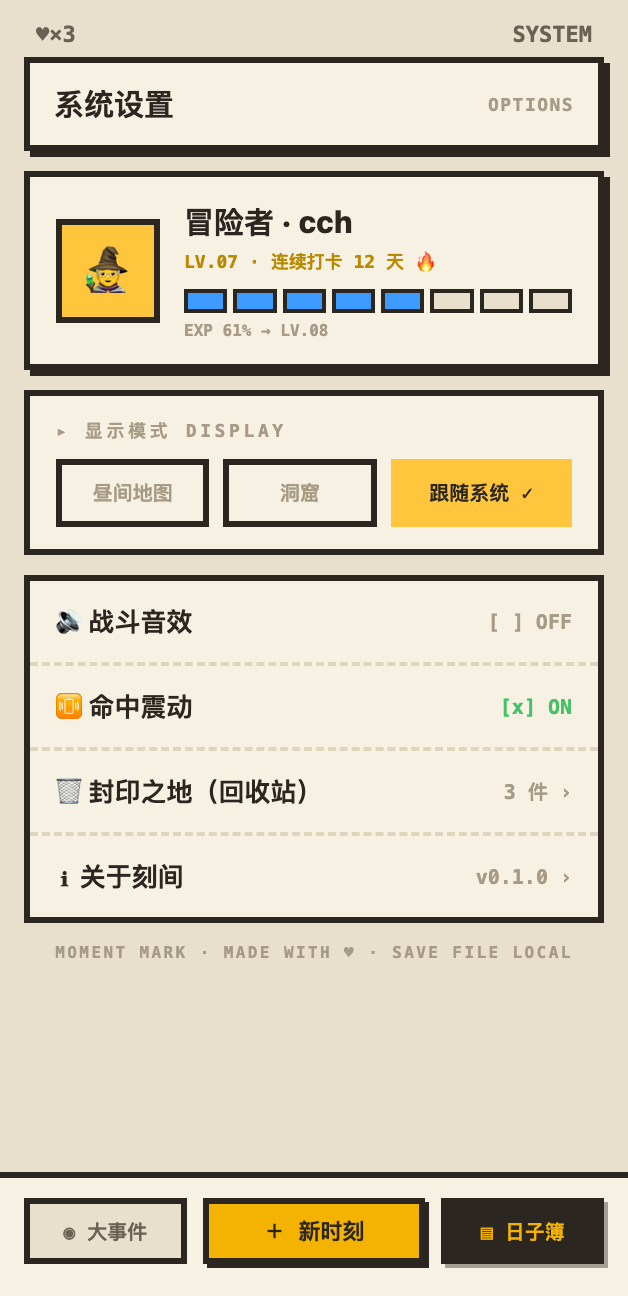
#> input picture docs/design/visual/screen-09/design.png, 628 x 1296 px
$ python _compare.py
#> lines starting #> are read from the running program, lines starting #| are printed output that depends on the picture; after the words box and inside, x2 and y2 are one past the last pixel; in counts of white or black regions, pixels touching at a corner belong together
#!/usr/bin/env python3
"""design.png vs current-implementation.png 像素级对比：
输出 metrics.json（PDR/SSIM/分通道均值差/bbox）与 diff.png（红=设计稿独有、绿=实现独有、蓝=边缘）。"""
import json
from pathlib import Path

import numpy as np
from PIL import Image
from skimage.metrics import structural_similarity

HERE = Path(__file__).resolve().parent
DESIGN = HERE / "design.png"
IMPL = HERE / "current-implementation.png"
DIFF = HERE / "diff.png"
METRICS = HERE / "metrics.json"

a = np.asarray(Image.open(DESIGN).convert("RGB"), dtype=np.int16)
b = np.asarray(Image.open(IMPL).convert("RGB"), dtype=np.int16)
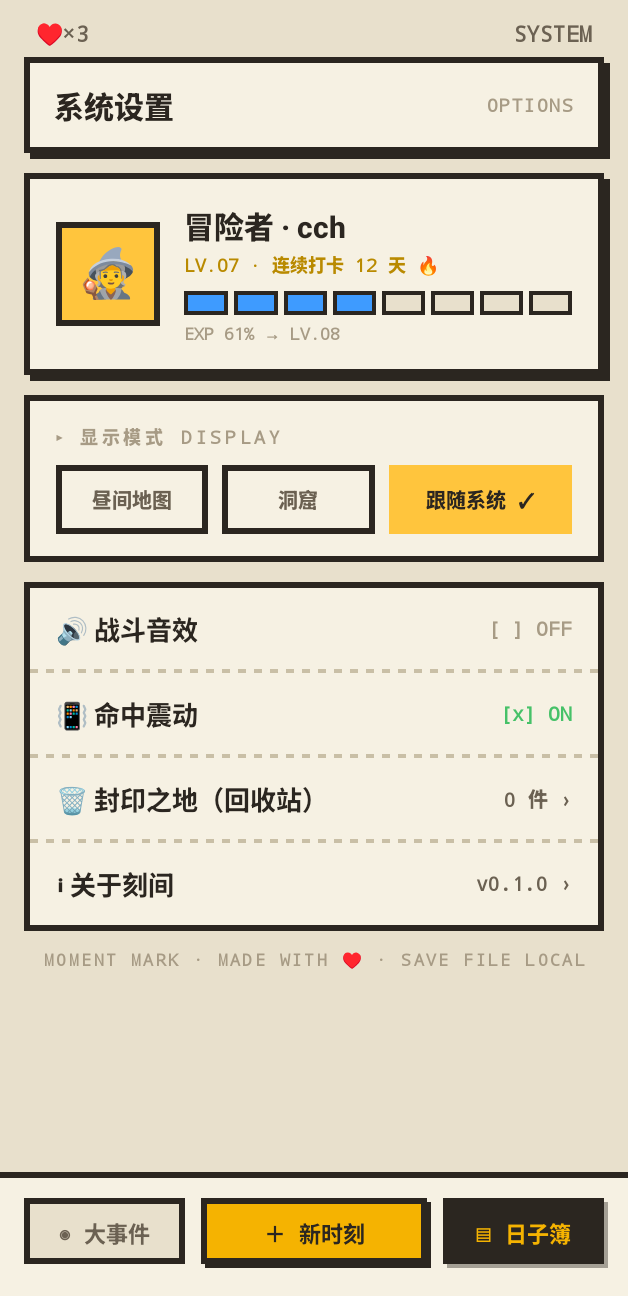
#> input picture docs/design/visual/screen-09/current-implementation.png, 628 x 1296 px
assert a.shape == b.shape, f"size mismatch design={a.shape} impl={b.shape}"

d = np.abs(a - b).astype(np.int16)
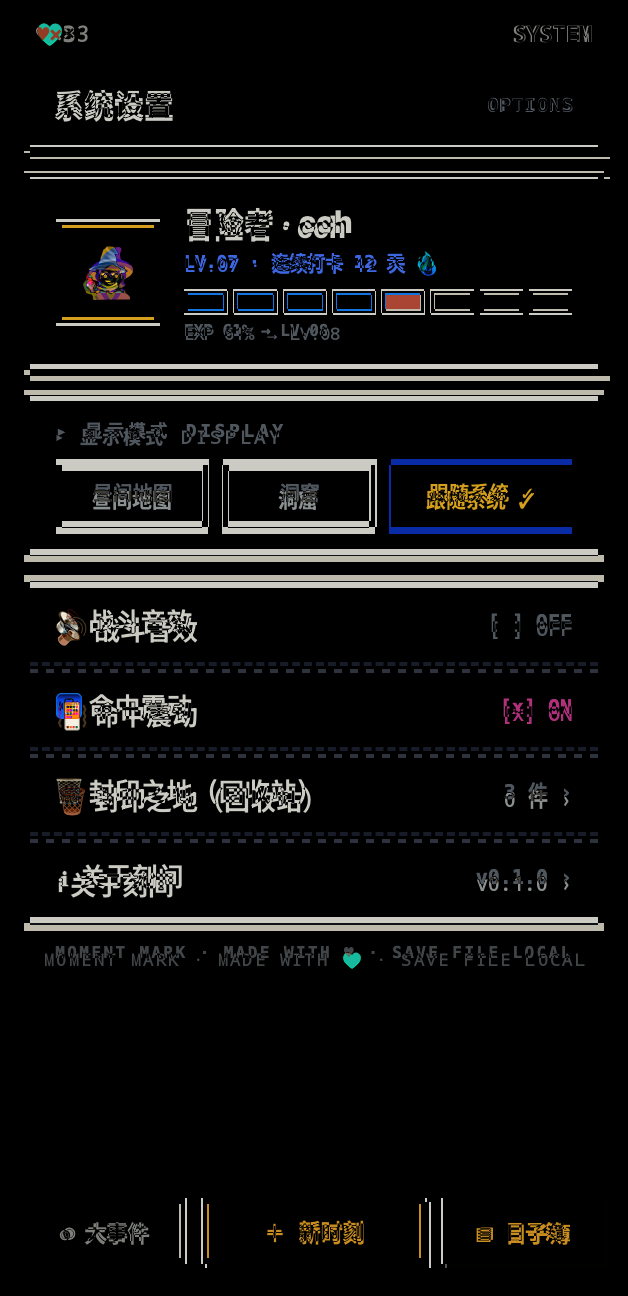
#> d: shape (1296, 628, 3) int16; mean R, G, B 17.6, 17.5, 17.2
changed = np.any(d > 8, axis=2)
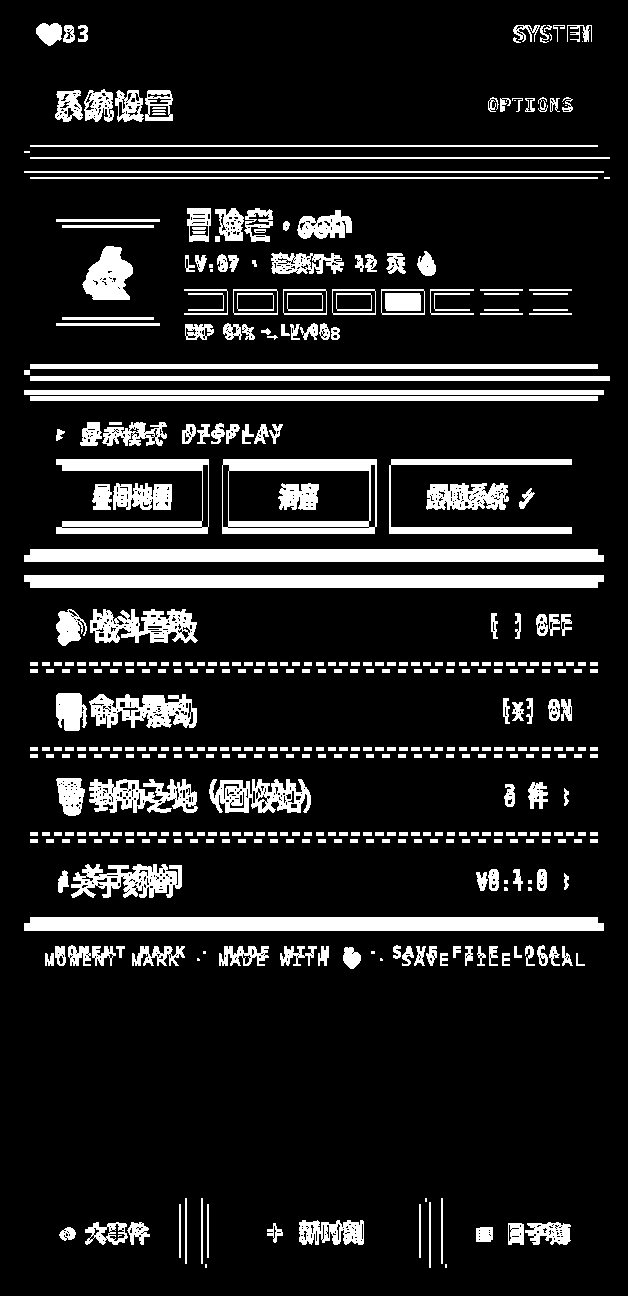
#> changed: shape (1296, 628) bool; 13.1% white; 449 white regions (21 under 20 px), largest, box (x1, y1, x2, y2) and area: (24, 917, 604, 931) 8048, (24, 549, 604, 562) 7468, (24, 575, 604, 588) 7468
pdr = float(changed.mean())
#> pdr = 0.131

ssim_all = structural_similarity(a, b, channel_axis=2, data_range=255)
#> ssim_all = 0.743
per_chan = {
    name: float(np.mean(d[..., i])) for i, name in enumerate(("R", "G", "B"))
}
#> per_chan = {'R': 17.58, 'G': 17.51, 'B': 17.17}
ys, xs = np.where(changed)
bbox = {
    "x": [int(xs.min()), int(xs.max())],
    "y": [int(ys.min()), int(ys.max())],
} if changed.any() else None
#> bbox = {'x': [24, 609], 'y': [23, 1267]}

# diff 可视化：设计稿独有=红、实现独有=绿、双方都有差异=蓝
vis = np.full_like(a, 255)
vis[changed] = np.array([60, 60, 220], dtype=np.int16)
Image.fromarray(vis.astype(np.uint8)).save(DIFF)
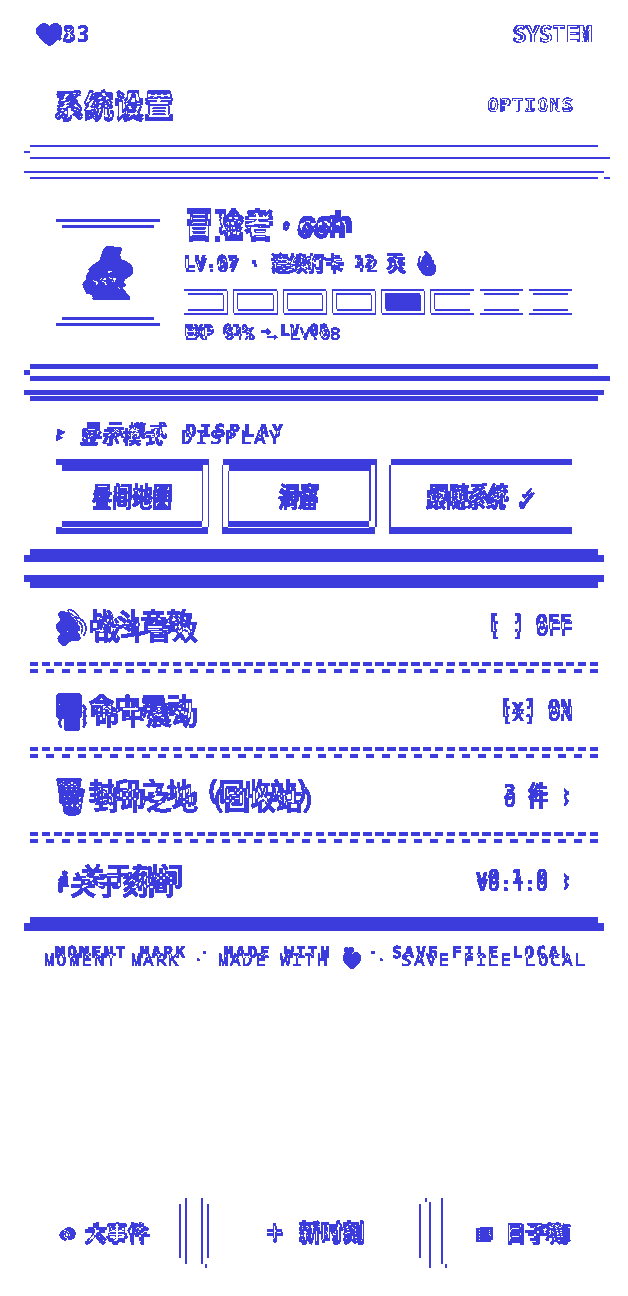
#> saved as diff.png: PIL image 628x1296 RGB; mean R, G, B 229.5, 229.5, 250.4

out = {
    "size": [int(a.shape[1]), int(a.shape[0])],
    "pixel_difference_rate": round(pdr, 6),
    "ssim": round(float(ssim_all), 6),
    "mean_abs_channel_diff": per_chan,
    "changed_bbox": bbox,
}
METRICS.write_text(json.dumps(out, ensure_ascii=False, indent=2) + "\n")
print(json.dumps(out, ensure_ascii=False, indent=2))
#> (printed output is left out)
